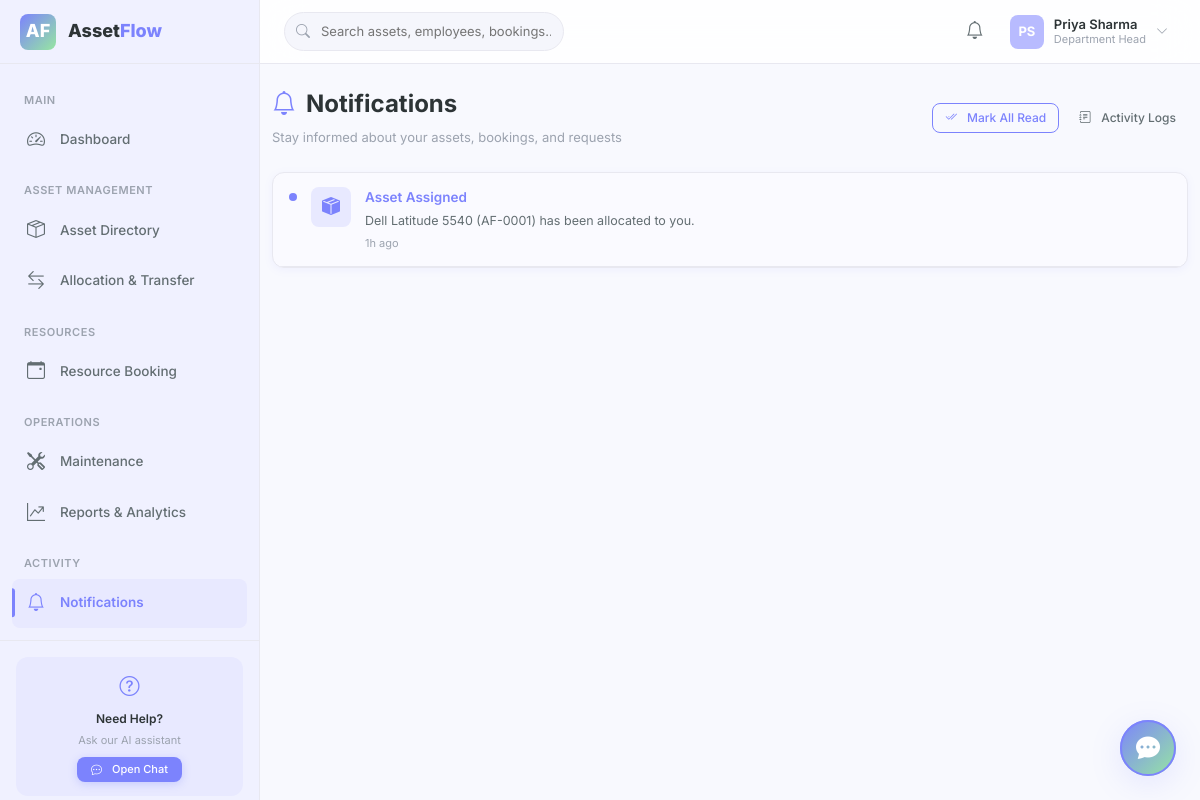
The app's page /notifications (signed in) with its own data.
### tables this page shows
CREATE TABLE notifications (
    id              INT AUTO_INCREMENT PRIMARY KEY,
    user_id         INT NOT NULL,
    type            VARCHAR(50) NOT NULL,
    title           VARCHAR(200) NOT NULL,
    message         TEXT NOT NULL,
    is_read         TINYINT(1) NOT NULL DEFAULT 0,
    link            VARCHAR(255) DEFAULT NULL,
    created_at      TIMESTAMP DEFAULT CURRENT_TIMESTAMP,
    INDEX idx_notif_user (user_id),
    INDEX idx_notif_read (is_read),
    INDEX idx_notif_type (type),
    CONSTRAINT fk_notif_user FOREIGN KEY (user_id) REFERENCES users(id) ON DELETE CASCADE
);

### app/Controllers/NotificationController.php (called while the page is built, shortened)
<?php
class NotificationController extends Controller
{
    public function index(): void
    {
        $notifications = Database::fetchAll(
            "SELECT * FROM notifications WHERE user_id = :uid ORDER BY created_at DESC LIMIT 100",
            ['uid' => Auth::id()]
        );
        $this->view('notifications/index', ['notifications' => $notifications], 'Notifications — AssetFlow');
    }
}

### public/index.php (called while the page is built, shortened)
<?php
require_once APP_PATH . '/Config/Database.php';
require_once APP_PATH . '/Core/Router.php';
require_once APP_PATH . '/Core/Controller.php';
require_once APP_PATH . '/Core/Auth.php';
require_once APP_PATH . '/Core/Helpers.php';
Router::dispatch();

### app/Core/Auth.php (called while the page is built, shortened)
<?php
class Auth
{
    public static function id(): ?int
    {
        return $_SESSION['user_id'] ?? null;
    }
}

### app/Config/Database.php (called while the page is built, shortened)
<?php
class Database
{
    private static ?PDO $instance = null;
    private static string $host = 'localhost';
    private static string $dbname = 'assetflow';
    private static string $username = 'root';
    private static string $password = '';
    private static string $charset = 'utf8mb4';
    public static function getInstance(): PDO
    {
        if (self::$instance === null) {
            $dsn = "mysql:host=" . self::$host . ";dbname=" . self::$dbname . ";charset=" . self::$charset;
            $options = [
                PDO::ATTR_ERRMODE            => PDO::ERRMODE_EXCEPTION,
                PDO::ATTR_DEFAULT_FETCH_MODE => PDO::FETCH_ASSOC,
                PDO::ATTR_EMULATE_PREPARES   => false,
            ];
            try {
                self::$instance = new PDO($dsn, self::$username, self::$password, $options);
            } catch (PDOException $e) {
                die("Database connection failed: " . $e->getMessage());
            }
        }
        return self::$instance;
    }
    public static function query(string $sql, array $params = []): PDOStatement
    {
        $stmt = self::getInstance()->prepare($sql);
        $stmt->execute($params);
        return $stmt;
    }
    public static function fetchAll(string $sql, array $params = []): array
    {
        return self::query($sql, $params)->fetchAll();
    }
}

### app/Core/Helpers.php (called while the page is built, shortened)
<?php
class Helpers
{
    public static function e(string $value): string
    {
        return htmlspecialchars($value, ENT_QUOTES, 'UTF-8');
    }
    public static function timeAgo(string $datetime): string
    {
        $now = time();
        $timestamp = strtotime($datetime);
        $diff = $now - $timestamp;
        if ($diff < 86400) return floor($diff / 3600) . 'h ago';
        return self::formatDate($datetime);
    }
}

### app/Views/notifications/index.php (the view)
<?php
$showLogs = $showLogs ?? false;
$notifications = $notifications ?? [];
$logs = $logs ?? [];
$pagination = $pagination ?? null;
$typeIcons = [
    'asset_assigned' => ['bi-box-seam-fill', 'bg-primary-subtle', 'color:var(--primary)'],
    'maintenance_pending' => ['bi-tools', 'bg-warning-subtle', 'color:#cc9a00'],
    'maintenance_approved' => ['bi-check-circle-fill', 'bg-success-subtle', 'color:var(--success)'],
    'maintenance_rejected' => ['bi-x-circle-fill', 'bg-danger-subtle', 'color:var(--danger)'],
    'maintenance_resolved' => ['bi-wrench', 'bg-success-subtle', 'color:var(--success)'],
    'maintenance_assigned' => ['bi-person-gear', 'bg-info-subtle', 'color:var(--info)'],
    'booking_confirmed' => ['bi-calendar-check-fill', 'bg-info-subtle', 'color:var(--info)'],
    'transfer_approved' => ['bi-arrow-left-right', 'bg-success-subtle', 'color:var(--success)'],
    'role_changed' => ['bi-shield-check', 'bg-primary-subtle', 'color:var(--primary)'],
    'audit_assigned' => ['bi-clipboard-check', 'bg-info-subtle', 'color:var(--info)'],
];
?>
<div class="page-header fade-in">
    <div>
        <h1><i class="bi bi-<?= $showLogs ? 'journal-text' : 'bell' ?>"></i> <?= $showLogs ? 'Activity Logs' : 'Notifications' ?></h1>
        <p><?= $showLogs ? 'Full audit log of all system actions' : 'Stay informed about your assets, bookings, and requests' ?></p>
    </div>
    <div class="d-flex gap-2">
        <?php if (!$showLogs): ?>
        <form method="POST" action="/notifications/read-all"><?= Helpers::csrfField() ?><button class="btn btn-outline-primary btn-sm"><i class="bi bi-check2-all me-1"></i> Mark All Read</button></form>
        <?php endif; ?>
        <a href="<?= $showLogs ? '/notifications' : '/notifications/logs' ?>" class="btn btn-ghost btn-sm">
            <i class="bi bi-<?= $showLogs ? 'bell' : 'journal-text' ?> me-1"></i> <?= $showLogs ? 'Notifications' : 'Activity Logs' ?>
        </a>
    </div>
</div>
<?php if ($showLogs): ?>
<div class="card fade-in">
    <div class="card-body p-0">
        <div class="table-responsive">
            <table class="table table-hover mb-0">
                <thead><tr><th>User</th><th>Action</th><th>Entity</th><th>Details</th><th>IP</th><th>Time</th></tr></thead>
                <tbody>
                    <?php foreach ($logs as $log): ?>
                    <tr>
                        <td style="font-weight:500;"><?= Helpers::e($log['user_name'] ?? 'System') ?></td>
                        <td><span class="badge bg-primary-subtle text-primary"><?= Helpers::e($log['action']) ?></span></td>
                        <td><?= Helpers::e($log['entity_type']) ?> #<?= $log['entity_id'] ?? '—' ?></td>
                        <td style="font-size:12px;max-width:200px;overflow:hidden;text-overflow:ellipsis;white-space:nowrap;">
                            <?= Helpers::e(json_encode(json_decode($log['details'] ?? '{}'), JSON_UNESCAPED_UNICODE)) ?>
                        </td>
                        <td style="font-size:11px;color:var(--text-muted);"><?= Helpers::e($log['ip_address'] ?? '') ?></td>
                        <td style="font-size:12px;"><?= Helpers::timeAgo($log['created_at']) ?></td>
                    </tr>
                    <?php endforeach; ?>
                </tbody>
            </table>
        </div>
    </div>
    <?php if ($pagination && $pagination['total_pages'] > 1): ?>
    <div class="card-body pt-2"><?= Helpers::paginationHtml($pagination, '/notifications/logs') ?></div>
    <?php endif; ?>
</div>
<?php else: ?>
<div class="card fade-in">
    <div class="card-body p-0">
        <?php if (empty($notifications)): ?>
        <div class="empty-state">
            <i class="bi bi-bell-slash"></i>
            <h3>All caught up!</h3>
            <p>No notifications to show. We'll alert you when something needs your attention.</p>
        </div>
        <?php else: ?>
        <?php foreach ($notifications as $n):
            $icon = $typeIcons[$n['type']] ?? ['bi-bell', 'bg-secondary-subtle', 'color:var(--text-muted)'];
        ?>
        <a href="<?= Helpers::e($n['link'] ?? '/notifications') ?>" class="notification-item <?= $n['is_read'] ? '' : 'unread' ?>" style="text-decoration:none;">
            <div class="notification-icon <?= $icon[1] ?>" style="<?= $icon[2] ?>">
                <i class="bi <?= $icon[0] ?>"></i>
            </div>
            <div class="notification-body">
                <div class="notification-title"><?= Helpers::e($n['title']) ?></div>
                <div class="notification-text"><?= Helpers::e($n['message']) ?></div>
                <div class="notification-time"><?= Helpers::timeAgo($n['created_at']) ?></div>
            </div>
        </a>
        <?php endforeach; ?>
        <?php endif; ?>
    </div>
</div>
<?php endif; ?>

### app/Core/Router.php (shortened to what this page needs)
<?php
class Router
{
    private static array $routes = [];
    public static function get(string $path, string $controller, string $action): void
    {
        self::$routes[] = [
            'method'     => 'GET',
            'path'       => $path,
            'controller' => $controller,
            'action'     => $action,
        ];
    }
    public static function post(string $path, string $controller, string $action): void
    {
        self::$routes[] = [
            'method'     => 'POST',
            'path'       => $path,
            'controller' => $controller,
            'action'     => $action,
        ];
    }
    public static function dispatch(): void
    {
        $method = $_SERVER['REQUEST_METHOD'];
        $uri = parse_url($_SERVER['REQUEST_URI'], PHP_URL_PATH);
        $uri = rtrim($uri, '/') ?: '/';
        foreach (self::$routes as $route) {
            if ($route['method'] !== $method) {
                continue;
            }
            $params = self::matchRoute($route['path'], $uri);
            if ($params !== false) {
                $actionName = $route['action'];
                $controller = new $controllerName();
                call_user_func_array([$controller, $actionName], $params);
                return;
            }
        }
    }
    private static function matchRoute(string $pattern, string $uri): array|false
    {
        $regex = preg_replace('/\{([a-zA-Z_]+)\}/', '(?P<$1>[^/]+)', $pattern);
        $regex = '#^' . $regex . '$#';
        if (preg_match($regex, $uri, $matches)) {
            $params = [];
            return $params;
        }
        return false;
    }
}

### public/css/theme.css (style rules this page uses)
:root { --primary: #7C83FD; --primary-hover: #6B72E8; --primary-light: #B8BBFF; --primary-subtle: #E8E9FF; --primary-rgb: 124, 131, 253; --secondary: #96E6A1; --secondary-hover: #7DD889; --secondary-light: #C8F0CC; --secondary-subtle: #E8F8EA; --accent: #FFB5B5; --accent-hover: #FF9E9E; --accent-light: #FFD4D4; --accent-subtle: #FFF0F0; --success: #51CF66; --success-subtle: #E8F8EA; --warning: #FFD93D; --warning-subtle: #FFF8E1; --danger: #FF6B6B; --danger-subtle: #FFE8E8; --info: #6FC8CE; --info-subtle: #E3F4F5; --bg-body: #F8F9FE; --bg-card: #FFFFFF; --bg-sidebar: #F0F1FF; --bg-sidebar-hover: #E4E5FF; --bg-sidebar-active:#D8D9FF; --bg-input: #F5F6FC; --text-primary: #2D3436; --text-secondary: #636E72; --text-muted: #9CA3AF; --border: #E8E8F0; --border-focus: var(--primary); --gradient-hero: linear-gradient(135deg, #7C83FD 0%, #96E6A1 100%); --gradient-warm: linear-gradient(135deg, #FFB5B5 0%, #FFD93D 100%); --gradient-cool: linear-gradient(135deg, #6FC8CE 0%, #7C83FD 100%); --gradient-fresh: linear-gradient(135deg, #96E6A1 0%, #6FC8CE 100%); --shadow-xs: 0 1px 3px rgba(124, 131, 253, 0.04); --shadow-sm: 0 2px 8px rgba(124, 131, 253, 0.08); --shadow-md: 0 4px 16px rgba(124, 131, 253, 0.12); --shadow-lg: 0 8px 32px rgba(124, 131, 253, 0.16); --shadow-xl: 0 12px 48px rgba(124, 131, 253, 0.20); --radius-sm: 8px; --radius: 12px; --radius-lg: 16px; --radius-xl: 24px; --radius-pill: 50px; --sidebar-width: 260px; --sidebar-collapsed:70px; --header-height: 64px; --transition: all 0.3s cubic-bezier(0.4, 0, 0.2, 1); }
*, *::before, *::after { box-sizing: border-box; margin: 0; padding: 0; }
html { scroll-behavior: smooth; }
body { font-family: 'Inter', -apple-system, BlinkMacSystemFont, sans-serif; font-size: 14px; line-height: 1.6; color: var(--text-primary); background: var(--bg-body); -webkit-font-smoothing: antialiased; -moz-osx-font-smoothing: grayscale; overflow-x: hidden; }
h1, h2, h3, h4, h5, h6 { font-weight: 700; line-height: 1.3; color: var(--text-primary); }
h1 { font-size: 1.875rem; }
a { color: var(--primary); text-decoration: none; transition: var(--transition); }
.card { border: 1px solid var(--border); border-radius: var(--radius); box-shadow: var(--shadow-sm); background: var(--bg-card); transition: var(--transition); overflow: hidden; }
.card-body { padding: 20px; }
.btn { font-weight: 500; font-size: 13.5px; border-radius: var(--radius-sm); padding: 8px 18px; transition: var(--transition); border: none; display: inline-flex; align-items: center; gap: 6px; }
.btn-outline-primary { border: 1.5px solid var(--primary); color: var(--primary); background: transparent; }
.btn-ghost { background: transparent; color: var(--text-secondary); }
.btn-sm { padding: 5px 12px; font-size: 12px; }
.bg-primary-subtle { background: var(--primary-subtle) !important; }

### public/css/custom.css (style rules this page uses)
.page-header { display: flex; align-items: center; justify-content: space-between; margin-bottom: 24px; flex-wrap: wrap; gap: 12px; }
.page-header h1 { font-size: 1.5rem; font-weight: 700; display: flex; align-items: center; gap: 10px; }
.page-header h1 i { color: var(--primary); }
.page-header p { color: var(--text-muted); font-size: 13px; margin: 2px 0 0 0; }
.notification-item { display: flex; gap: 14px; padding: 14px 16px; border-bottom: 1px solid var(--border); transition: var(--transition); cursor: pointer; }
.notification-item.unread { background: rgba(var(--primary-rgb), 0.04); }
.notification-item.unread::before { content: ''; width: 8px; height: 8px; background: var(--primary); border-radius: 50%; flex-shrink: 0; margin-top: 6px; }
.notification-icon { width: 40px; height: 40px; border-radius: var(--radius-sm); display: flex; align-items: center; justify-content: center; font-size: 18px; flex-shrink: 0; }
.notification-body { flex: 1; min-width: 0; }
.notification-title { font-size: 13.5px; font-weight: 600; margin-bottom: 2px; }
.notification-text { font-size: 12.5px; color: var(--text-secondary); white-space: nowrap; overflow: hidden; text-overflow: ellipsis; }
.notification-time { font-size: 11px; color: var(--text-muted); margin-top: 4px; }
.fade-in { animation: fadeIn 0.4s ease; }

### records on screen
notifications: title "Asset Assigned", message "Dell Latitude 5540 (AF-0001) has been allocated to you.", created_at "1h ago"
